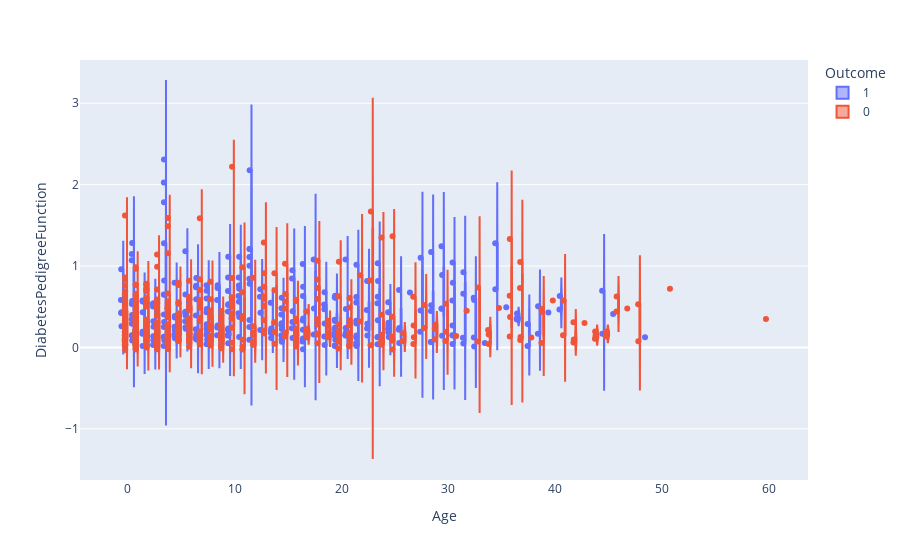

This figure's notebook cell:
### Code cell
fig = px.violin(diabetes, y="DiabetesPedigreeFunction",x="Age", color="Outcome", box=True, points="all",hover_data=diabetes.columns)
fig.show()

### Figure 1 — Plotly figure (JSON) as saved in the notebook; plotly's stock layout.template omitted (floating-point values rounded to 4 significant figures; data arrays with more than 128 entries replaced by an {"elided": "..."} marker saying what was removed)
{"data": [{"alignmentgroup": "True", "box": {"visible": true}, "customdata": {"elided": "268x7 float values"}, "hovertemplate": "Outcome=%{customdata[6]}<br>Age=%{x}<br>DiabetesPedigreeFunction=%{y}<br>Pregnancies=%{customdata[0]}<br>Glucose=%{customdata[1]}<br>BloodPressure=%{customdata[2]}<br>SkinThickness=%{customdata[3]}<br>Insulin=%{customdata[4]}<br>BMI=%{customdata[5]}<extra></extra>", "legendgroup": "1", "marker": {"color": "#636efa"}, "name": "1", "offsetgroup": "1", "orientation": "v", "points": "all", "scalegroup": "True", "showlegend": true, "type": "violin", "x": {"elided": "268 float values"}, "x0": " ", "xaxis": "x", "y": {"elided": "268 float values"}, "y0": " ", "yaxis": "y"}, {"alignmentgroup": "True", "box": {"visible": true}, "customdata": {"elided": "500x7 float values"}, "hovertemplate": "Outcome=%{customdata[6]}<br>Age=%{x}<br>DiabetesPedigreeFunction=%{y}<br>Pregnancies=%{customdata[0]}<br>Glucose=%{customdata[1]}<br>BloodPressure=%{customdata[2]}<br>SkinThickness=%{customdata[3]}<br>Insulin=%{customdata[4]}<br>BMI=%{customdata[5]}<extra></extra>", "legendgroup": "0", "marker": {"color": "#EF553B"}, "name": "0", "offsetgroup": "0", "orientation": "v", "points": "all", "scalegroup": "True", "showlegend": true, "type": "violin", "x": {"elided": "500 float values"}, "x0": " ", "xaxis": "x", "y": {"elided": "500 float values"}, "y0": " ", "yaxis": "y"}], "layout": {"legend": {"title": {"text": "Outcome"}, "tracegroupgap": 0}, "margin": {"t": 60}, "violinmode": "group", "xaxis": {"anchor": "y", "domain": [0, 1], "title": {"text": "Age"}}, "yaxis": {"anchor": "x", "domain": [0, 1], "title": {"text": "DiabetesPedigreeFunction"}}}}
